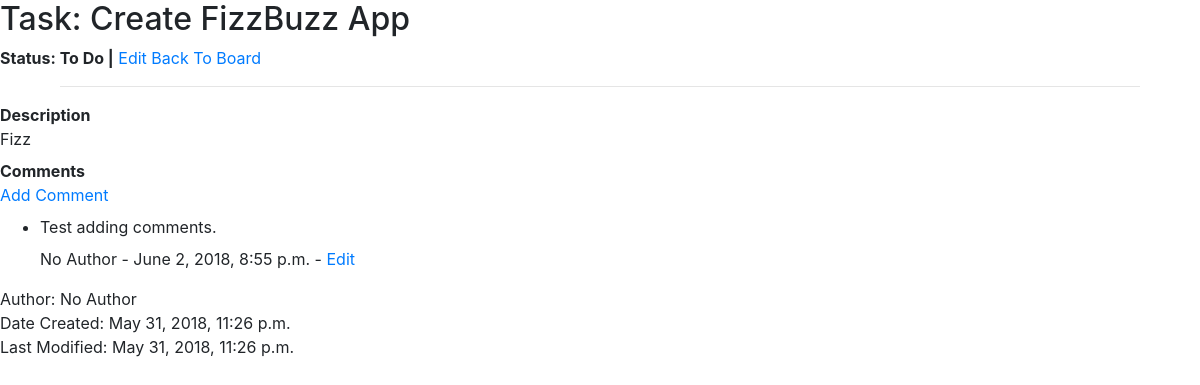
The app's page /task/09020406-6a09-4254-acbf-332487c774aa, older data.
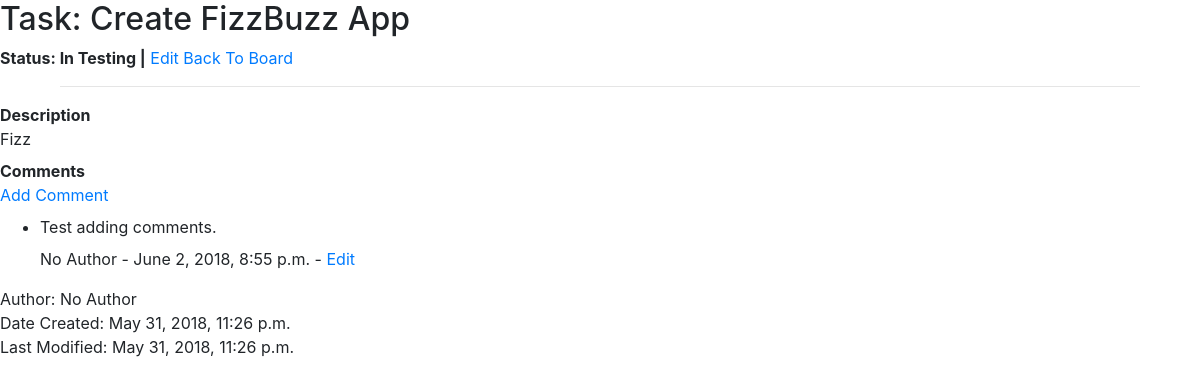
The same page, newer data.
### kanban/models/task.py (models this page shows, shortened)
class Task(models.Model):
    class Meta:
        ordering = ['-date_modified']
    STATUS_CHOICES = {
        ('TODO', 'To Do'),
        ('PROG', 'In Progress'),
        ('TEST', 'In Testing'),
        ('DONE', 'Done'),
    }
    uuid = models.UUIDField(primary_key=True, editable=False, default=uuid.uuid4)
    priority = models.IntegerField(default=0)
    title = models.CharField(max_length=200)
    description = models.TextField(blank=True, null=True)
    status = models.CharField(max_length=4, choices=STATUS_CHOICES, default='TODO')
    date_created = models.DateTimeField(default=datetime.datetime.now())
    date_modified = models.DateTimeField(default=datetime.datetime.now())
    author = models.CharField(max_length=200, default='No Author')

### kanban/views/taskdetailview.py (the view)
# urls.py: path('task/<uuid:pk>', views.TaskDetailView.as_view(), name='task-detail'),
class TaskDetailView(DetailView):
    model = Task
    context_object_name = 'task'
    template_name = 'kanban/task_detail.html'

### kanban/templates/kanban/task_detail.html (shortened to what this page needs)
{% extends 'kanban/kanban_base.html' %}
{% block content %}
    <h2>Task: {{ task.title }}</h2>
    <strong>Status: {{  task.get_status_display}} |</strong>
    <a href="{% url 'task-edit' task.uuid %}">Edit</a>
    <a href="{% url 'index' %}">Back To Board</a>
    <hr>
    <p>
        <strong>Description</strong>
        <br>
        {{ task.description }}
    </p>
    <p>
        <strong>Comments</strong>
        <br>
        <a href="{% url 'taskcomment-add-specific' task_pk=task.uuid %}">Add Comment</a>
        {% if task.taskcomment_set.all %}
        <ul>
            {% for task_comment in task.taskcomment_set.all %}
                <li>
                    <p> {{ task_comment.text }}</p>
                    {{ task_comment.author }} - {{ task_comment.date_created }} - <a href="{% url 'taskcomment-edit-specific' pk=task_comment.pk %}"> Edit</a>
                </li>
            {% endfor %}
        </ul>
        {% endif %}
    </p>
    <p>
    Author: {{ task.author }} <br>
    Date Created: {{ task.date_created }} <br>
    Last Modified: {{ task.date_modified }} <br>
    </p>
{% endblock %}

Row changes from the older to the newer data that the page shows:
changed Task "Create FizzBuzz App": status "To Do" → "In Testing"
